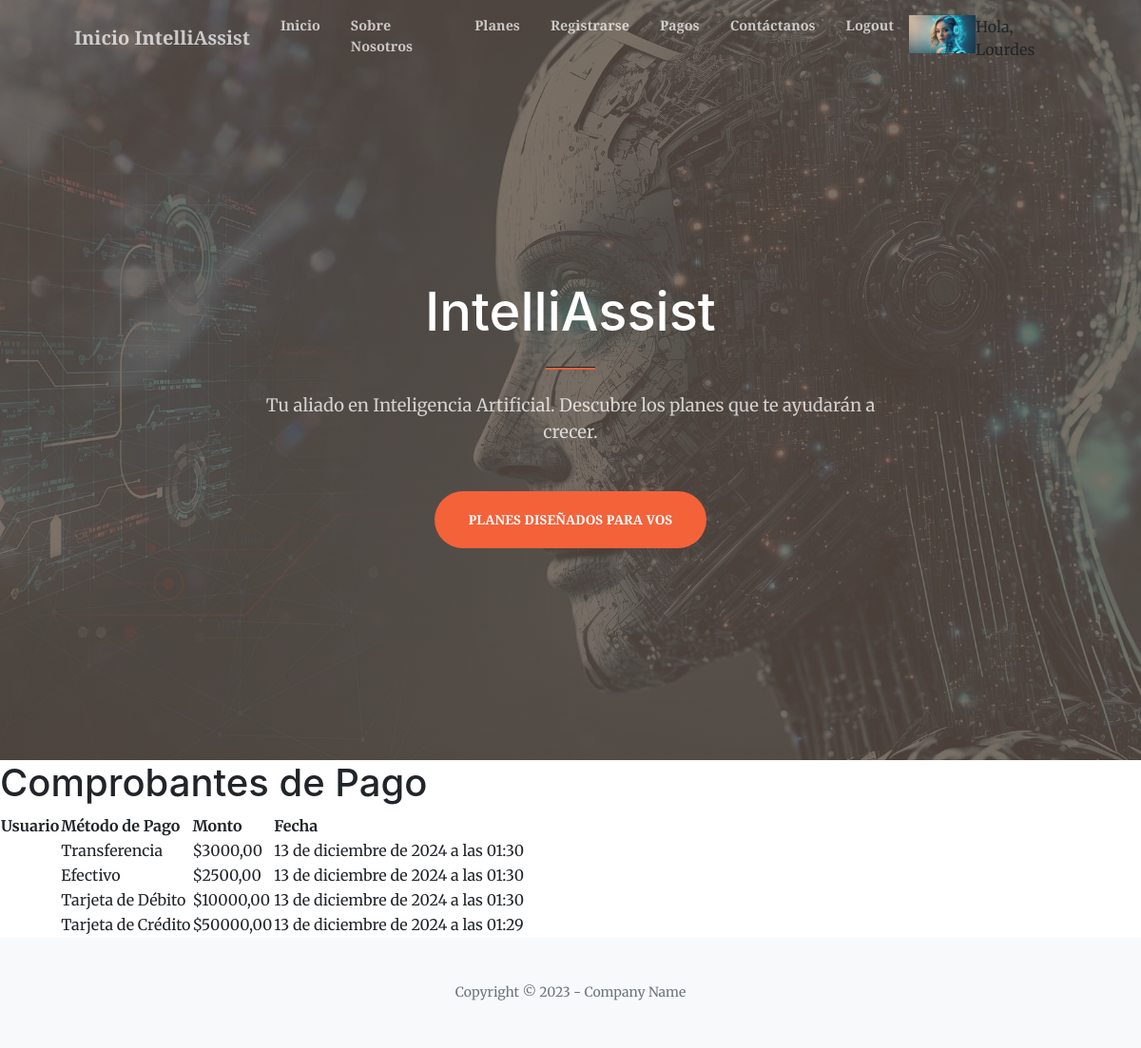
/comprobante_pago/ (signed in), run on an earlier commit of the app's database.
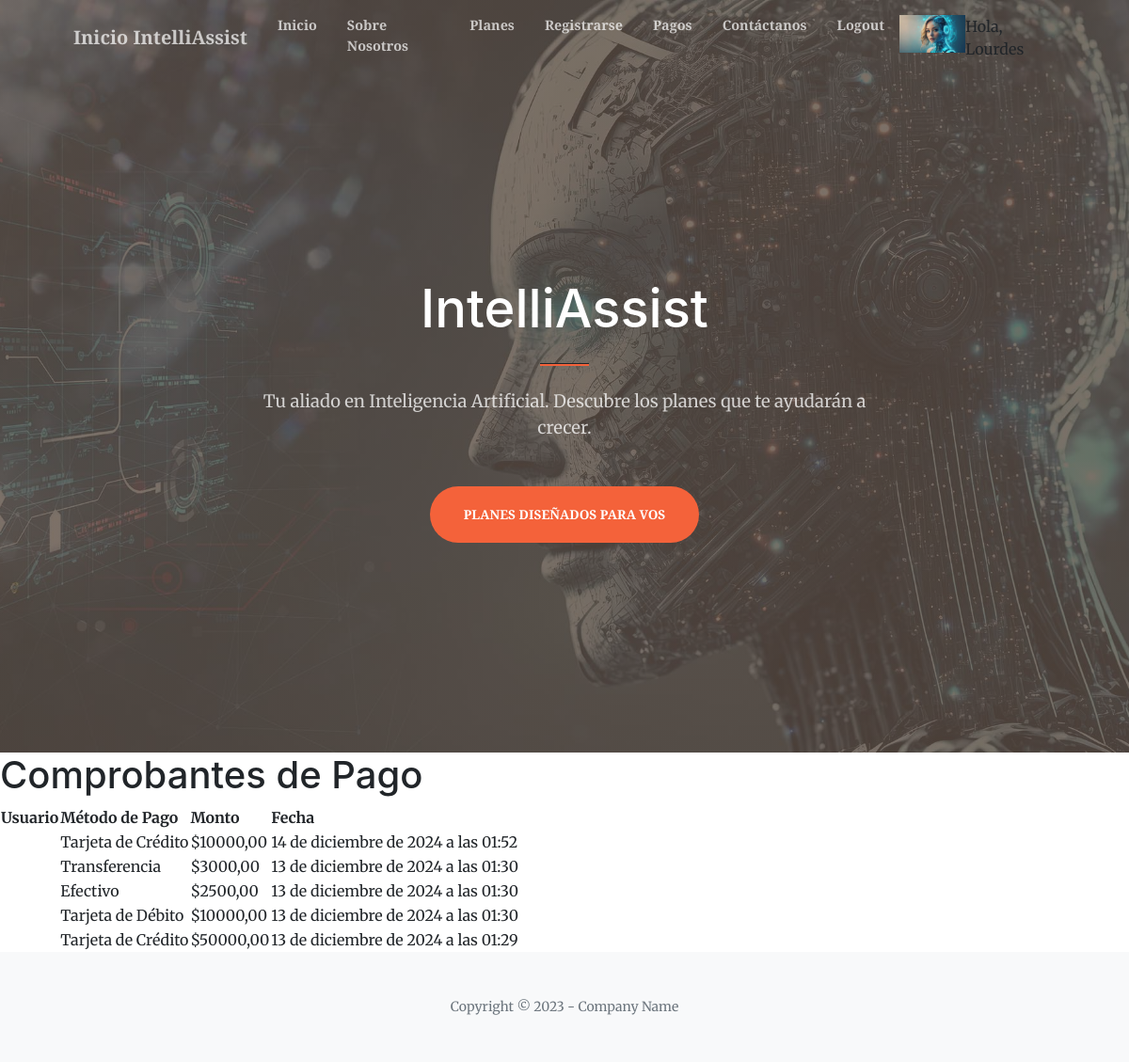
And on a later commit of the database.
### PFApp/models.py (models this page shows, shortened)
class Pago(models.Model):
    usuario = models.ForeignKey(User, on_delete=models.CASCADE, related_name="pagos")
    metodo_pago = models.CharField(
        max_length=100,
        choices=[
            ('tarjeta', 'Tarjeta de Crédito/Débito'),
            ('transferencia', 'Transferencia Bancaria'),
            ('paypal', 'PayPal')
        ]
    )
    monto = models.DecimalField(max_digits=10, decimal_places=2)
    fecha_pago = models.DateTimeField(auto_now_add=True)

### PFApp/views.py (the view)
# urls.py: path('comprobante_pago/', ComprobantePagoView.as_view(), name='comprobante_pago'),
class ComprobantePagoView(LoginRequiredMixin, ListView):
    model = Pago
    template_name = "PFApp/pago.html"
    context_object_name = "pagos"
    ordering = ['-fecha_pago']
    def get_queryset(self):
        if self.request.user.is_staff:
            return Pago.objects.all().order_by('-fecha_pago')
        else:
            return Pago.objects.filter(usuario=self.request.user).order_by('-fecha_pago')

### PFApp/templates/PFApp/pago.html (shortened to what this page needs)
{% extends "PFApp/base.html" %}
{% load static %}
{% block main %}
<h1>Comprobantes de Pago</h1>
{% if pagos %}
    <table>
        <thead>
            <tr>
                <th>Usuario</th>
                <th>Método de Pago</th>
                <th>Monto</th>
                <th>Fecha</th>
            </tr>
        </thead>
        <tbody>
            {% for pago in pagos %}
                <tr>
                    <td>{{ pago.usuario.username }}</td>
                    <td>{{ pago.metodo_pago }}</td>
                    <td>${{ pago.monto }}</td>
                    <td>{{ pago.fecha_pago }}</td>
                </tr>
            {% endfor %}
        </tbody>
    </table>
{% else %}
    <p>No se encontraron pagos registrados.</p>
{% endif %}
{% endblock main %}

What changed in the data, as far as the page shows it:
added Pago: metodo_pago "Tarjeta de Crédito", monto "10000,00", fecha_pago "14 de diciembre de 2024 a las 01:52"
